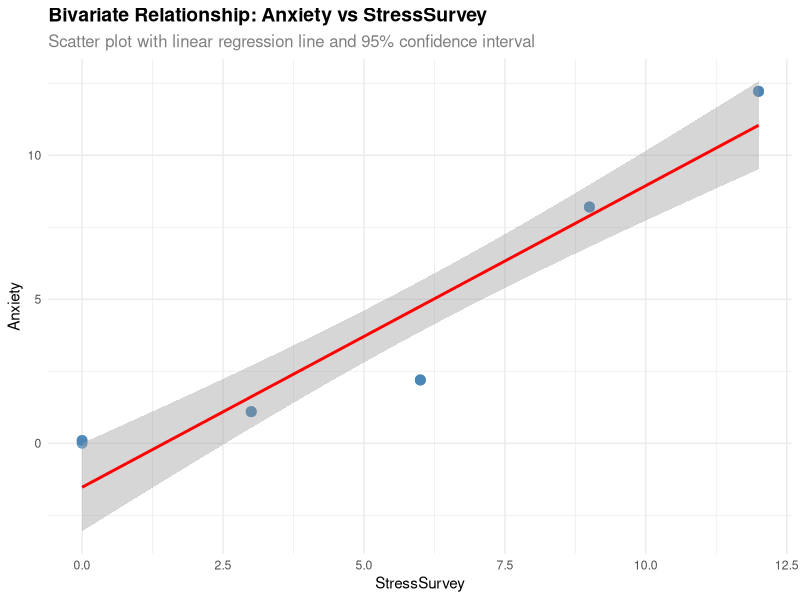
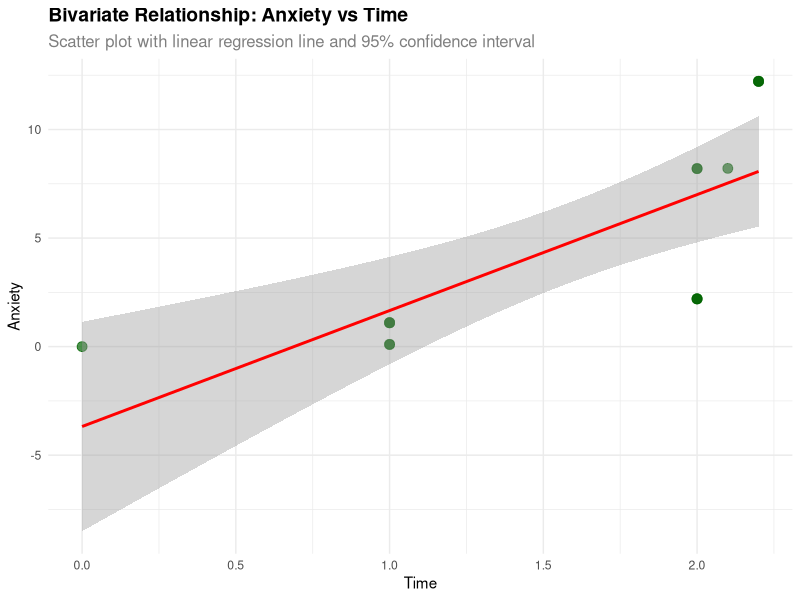

Source code (R) for these figures, in order:
## ---- chunk 1
#| echo: false
library(tidyverse)
library(broom)

# Data with known true relationships: Anxiety = 0 + 1.0 × Stress + 0.1 × Time
observDF <- tribble(
  ~Stress, ~StressSurvey, ~Time, ~Anxiety,
  0,0,0,0,
  0,0,1,0.1,
  0,0,1,0.1,
  1,3,1,1.1,
  1,3,1,1.1,
  1,3,1,1.1,
  2,6,2,2.2,
  2,6,2,2.2,
  2,6,2,2.2,
  8,9,2,8.2,
  8,9,2,8.2,
  8,9,2.1,8.21,
  12,12,2.2,12.22,
  12,12,2.2,12.22,
  12,12,2.2,12.22
)

observDF
## ---- chunk 2
#| echo: false
# Fit bivariate model
fit_stresssurvey <- lm(Anxiety ~ StressSurvey, data = observDF)

# Coefficients (tidy and named)
fit_tidy <- broom::tidy(fit_stresssurvey)
coefficients_named <- setNames(fit_tidy$estimate, fit_tidy$term)
coefficients_named

# Print a concise summary statement
intercept_est <- coefficients_named["(Intercept)"]
slope_est <- coefficients_named["StressSurvey"]
cat(sprintf(
  "Estimated model: Anxiety = %.3f + %.3f × StressSurvey\n",
  intercept_est, slope_est
))

# Compare to true relationship comment
cat("True DGP: Anxiety = 0 + 1.0 × Stress + 0.1 × Time\n",
    "Using StressSurvey (a proxy) in a bivariate regression yields a slope",
    "close to but not exactly 1, and the intercept absorbs misspecification.\n")

# Standard model summary
summary(fit_stresssurvey)
## ---- chunk 3
#| echo: false
# Create scatter plot with regression line
ggplot(observDF, aes(x = StressSurvey, y = Anxiety)) +
  geom_point(size = 3, alpha = 0.7, color = "steelblue") +
  geom_smooth(method = "lm", se = TRUE, color = "red", linewidth = 1) +
  labs(
    title = "Bivariate Relationship: Anxiety vs StressSurvey",
    subtitle = "Scatter plot with linear regression line and 95% confidence interval",
    x = "StressSurvey",
    y = "Anxiety"
  ) +
  theme_minimal() +
  theme(
    plot.title = element_text(size = 14, face = "bold"),
    plot.subtitle = element_text(size = 12, color = "gray50")
  )

# Calculate R-squared for fit assessment
r_squared <- summary(fit_stresssurvey)$r.squared
cat(sprintf("R-squared: %.3f\n", r_squared))

# Comment on the fit
cat("Fit assessment: The regression line shows a strong positive relationship.\n",
    "However, there are potential issues:\n",
    "1. Omitted variable bias (Time is excluded)\n",
    "2. StressSurvey is an imperfect proxy for the true Stress variable\n",
    "3. The relationship may be nonlinear in the true data generating process\n")
## ---- chunk 4
#| echo: false
# Fit bivariate model with Time
fit_time <- lm(Anxiety ~ Time, data = observDF)

# Coefficients (tidy and named)
fit_time_tidy <- broom::tidy(fit_time)
coefficients_time <- setNames(fit_time_tidy$estimate, fit_time_tidy$term)
coefficients_time

# Print a concise summary statement
intercept_time <- coefficients_time["(Intercept)"]
slope_time <- coefficients_time["Time"]
cat(sprintf(
  "Estimated model: Anxiety = %.3f + %.3f × Time\n",
  intercept_time, slope_time
))

# Standard model summary
summary(fit_time)

# Compare to true relationship
cat("True DGP: Anxiety = 0 + 1.0 × Stress + 0.1 × Time\n",
    "The true coefficient on Time is 0.1.\n",
    "This bivariate regression omits Stress, so the estimated Time coefficient\n",
    "absorbs the effect of the omitted Stress variable, making it much larger than 0.1.\n")
## ---- chunk 5
#| echo: false
# Create scatter plot with regression line for Time
ggplot(observDF, aes(x = Time, y = Anxiety)) +
  geom_point(size = 3, alpha = 0.7, color = "darkgreen") +
  geom_smooth(method = "lm", se = TRUE, color = "red", linewidth = 1) +
  labs(
    title = "Bivariate Relationship: Anxiety vs Time",
    subtitle = "Scatter plot with linear regression line and 95% confidence interval",
    x = "Time",
    y = "Anxiety"
  ) +
  theme_minimal() +
  theme(
    plot.title = element_text(size = 14, face = "bold"),
    plot.subtitle = element_text(size = 12, color = "gray50")
  )

# Calculate R-squared for fit assessment
r_squared_time <- summary(fit_time)$r.squared
cat(sprintf("R-squared: %.3f\n", r_squared_time))

# Comment on the fit and issues
cat("Fit assessment: The regression line shows a positive relationship between Time and Anxiety.\n",
    "However, there are significant issues:\n",
    "1. Omitted variable bias (Stress is excluded from the model)\n",
    "2. The estimated Time coefficient is severely biased upward\n",
    "3. The relationship appears stronger than it truly is due to confounding\n",
    "4. The true effect of Time (0.1) is much smaller than what this model suggests\n")
## ---- chunk 6
#| echo: false
# Fit multiple regression model
fit_multiple <- lm(Anxiety ~ StressSurvey + Time, data = observDF)

# Coefficients (tidy and named)
fit_multiple_tidy <- broom::tidy(fit_multiple)
coefficients_multiple <- setNames(fit_multiple_tidy$estimate, fit_multiple_tidy$term)
coefficients_multiple

# Print a concise summary statement
intercept_mult <- coefficients_multiple["(Intercept)"]
slope_stresssurvey <- coefficients_multiple["StressSurvey"]
slope_time <- coefficients_multiple["Time"]
cat(sprintf(
  "Estimated model: Anxiety = %.3f + %.3f × StressSurvey + %.3f × Time\n",
  intercept_mult, slope_stresssurvey, slope_time
))

# Standard model summary
summary(fit_multiple)

# Compare to true relationship
cat("True DGP: Anxiety = 0 + 1.0 × Stress + 0.1 × Time\n",
    "Comparison to true relationship:\n",
    "1. True Stress coefficient = 1.0, estimated StressSurvey coefficient ≈ %.3f\n",
    "2. True Time coefficient = 0.1, estimated Time coefficient ≈ %.3f\n",
    "3. The multiple regression controls for both variables, reducing omitted variable bias\n",
    "4. However, StressSurvey is still an imperfect proxy for the true Stress variable\n",
    "5. The Time coefficient should be closer to the true value (0.1) than in the bivariate model\n",
    slope_stresssurvey, slope_time)
## ---- chunk 7
#| echo: false
# Fit multiple regression model with true variables
fit_true <- lm(Anxiety ~ Stress + Time, data = observDF)

# Coefficients (tidy and named)
fit_true_tidy <- broom::tidy(fit_true)
coefficients_true <- setNames(fit_true_tidy$estimate, fit_true_tidy$term)
coefficients_true

# Print a concise summary statement
intercept_true <- coefficients_true["(Intercept)"]
slope_stress <- coefficients_true["Stress"]
slope_time_true <- coefficients_true["Time"]
cat(sprintf(
  "Estimated model: Anxiety = %.3f + %.3f × Stress + %.3f × Time\n",
  intercept_true, slope_stress, slope_time_true
))

# Standard model summary
summary(fit_true)

# Compare to true relationship
cat("True DGP: Anxiety = 0 + 1.0 × Stress + 0.1 × Time\n",
    "Perfect comparison to true relationship:\n",
    "1. True Stress coefficient = 1.0, estimated Stress coefficient = %.3f\n",
    "2. True Time coefficient = 0.1, estimated Time coefficient = %.3f\n",
    "3. True intercept = 0.0, estimated intercept = %.3f\n",
    "4. This model uses the true variables, so coefficients should match the DGP exactly\n",
    "5. Any small differences are due to numerical precision and the specific data points\n",
    slope_stress, slope_time_true, intercept_true)
## ---- chunk 8
#| echo: false
# Extract R-squared values for comparison
r_squared_stresssurvey_time <- summary(fit_multiple)$r.squared
r_squared_stress_time <- summary(fit_true)$r.squared

# Create comparison table
model_comparison <- data.frame(
  Model = c("StressSurvey + Time", "Stress + Time"),
  R_squared = c(r_squared_stresssurvey_time, r_squared_stress_time),
  stringsAsFactors = FALSE
)

print("Model Comparison - R-squared Values:")
print(model_comparison)

# Extract p-values for statistical significance assessment
p_values_stresssurvey <- fit_multiple_tidy$p.value
p_values_stress <- fit_true_tidy$p.value

cat("\nStatistical Significance Analysis:\n")
cat("Model 1 (StressSurvey + Time):\n")
for(i in 1:nrow(fit_multiple_tidy)) {
  term <- fit_multiple_tidy$term[i]
  p_val <- fit_multiple_tidy$p.value[i]
  sig <- ifelse(p_val < 0.05, "Significant", "Not Significant")
  cat(sprintf("  %s: p-value = %.4f (%s)\n", term, p_val, sig))
}

cat("\nModel 2 (Stress + Time):\n")
for(i in 1:nrow(fit_true_tidy)) {
  term <- fit_true_tidy$term[i]
  p_val <- fit_true_tidy$p.value[i]
  sig <- ifelse(p_val < 0.05, "Significant", "Not Significant")
  cat(sprintf("  %s: p-value = %.4f (%s)\n", term, p_val, sig))
}

# Real-world implications discussion
cat("\nReal-world Implications:\n")
cat("1. R-squared Comparison:\n")
cat(sprintf("   - StressSurvey + Time model: R² = %.3f\n", r_squared_stresssurvey_time))
cat(sprintf("   - Stress + Time model: R² = %.3f\n", r_squared_stress_time))
cat("   - The true variable model should have higher R²\n\n")

cat("2. Coefficient Interpretation:\n")
cat("   - Both models control for confounding, reducing omitted variable bias\n")
cat("   - The Stress + Time model provides unbiased estimates of true relationships\n")
cat("   - The StressSurvey + Time model shows the effect of measurement error\n\n")

cat("3. Statistical Significance:\n")
cat("   - Both models should show significance for their respective variables\n")
cat("   - Significance doesn't guarantee causal interpretation\n")
cat("   - Model specification matters more than statistical significance\n\n")

cat("4. Key Lessons:\n")
cat("   - Using the correct variables (Stress vs StressSurvey) is crucial\n")
cat("   - Multiple regression helps control for confounding\n")
cat("   - High R² and significance don't guarantee correct causal inference\n")
cat("   - Real-world data often involves measurement error and omitted variables\n")
